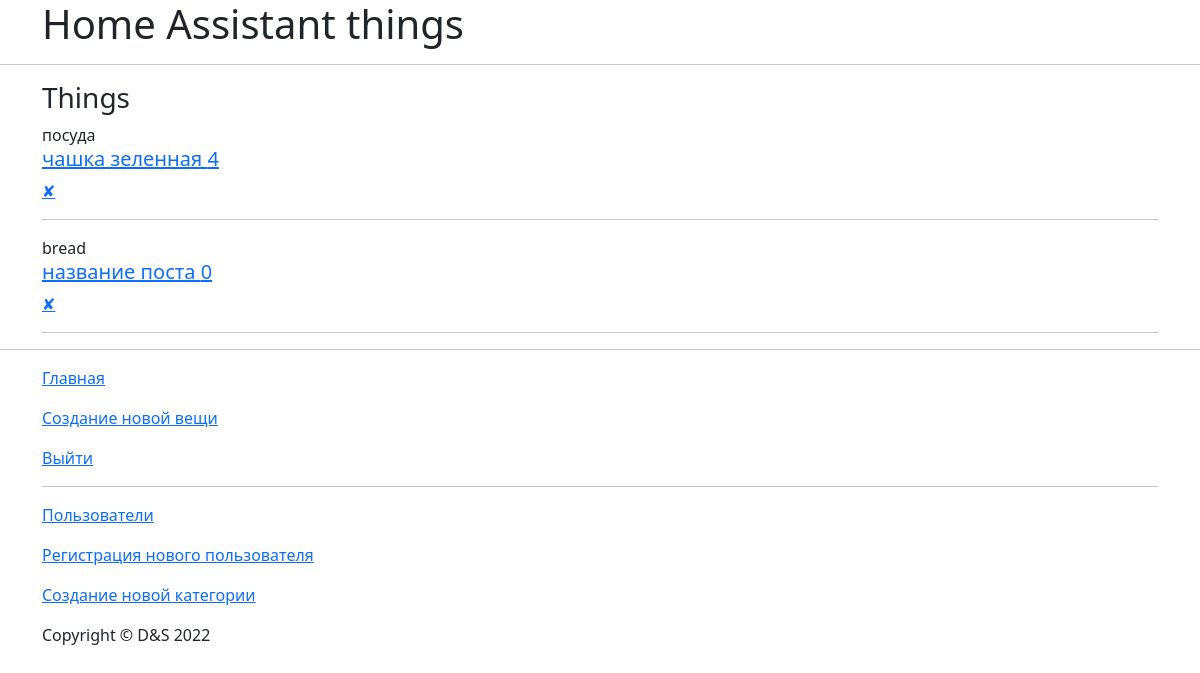
The page / (signed in) on the database its author committed.
### models.py (models this page shows, shortened)
class Category(db.Model):
    __tablename__ = 'categories'
    id = db.Column(db.Integer, primary_key=True)
    title_category = db.Column(db.String(20), unique=True)
    things = relationship('Thing', backref='categories')

class Thing(db.Model):
    __tablename__ = 'things'
    id = db.Column(db.Integer, primary_key=True)
    title = db.Column(db.String(20))
    description = db.Column(db.String(20))
    dimension = db.Column(db.String(20), nullable=True)
    one_unit = db.Column(db.Float, nullable=True)
    amount = db.Column(db.Integer, nullable=True)
    user_id = db.Column(db.Integer, db.ForeignKey(User.id), comment='Owner of things')
    category_id = db.Column(db.Integer, db.ForeignKey(Category.id), comment='Category of things')
    add = relationship('AddThing', backref='things')
    remove = relationship('RemoveThing', backref='things')

### main.py (the view)
@app.route('/')
def home():
    return function.show_all()

### function.py (called while the page is built)
def before_request():
    if current_user.is_anonymous:
        return login()

def show_all():
    things = Thing.query.all()
    category = Category.query.all()
    return render_template('index.html', title='things', things=things, category=category)

### main.py (called while the page is built)
@login_manager.user_loader
def load_user(user_id):
    return User.query.get(int(user_id))

@app.before_request
def before_request():
    return function.before_request()

### templates/index.html
{% include "header.html" %}
<div class="container">
    <h3>Things</h3>
    {% for thing in things %}
        <div class="post-preview">
            {% for cat in category %}
                {% if cat.id == thing.category_id %}
                    {{ cat.title_category }}
                {% endif %}
            {% endfor %}
            <a href="{{url_for('show_thing', thing_id=thing.id) }}"><h5>{{ thing.title }} {{ thing.amount }}</h5></a>
            <a href="{{url_for('delete_thing', thing_id=thing.id) }}">✘</a>
        </div>
    <hr>
    {% endfor %}
</div>
<hr>
{% include "footer.html" %}

### rows shown on the page
Thing: title "чашка зеленная", amount "4"
Category: title_category "посуда"
Thing: title "название поста", amount "0"
Category: title_category "bread"
